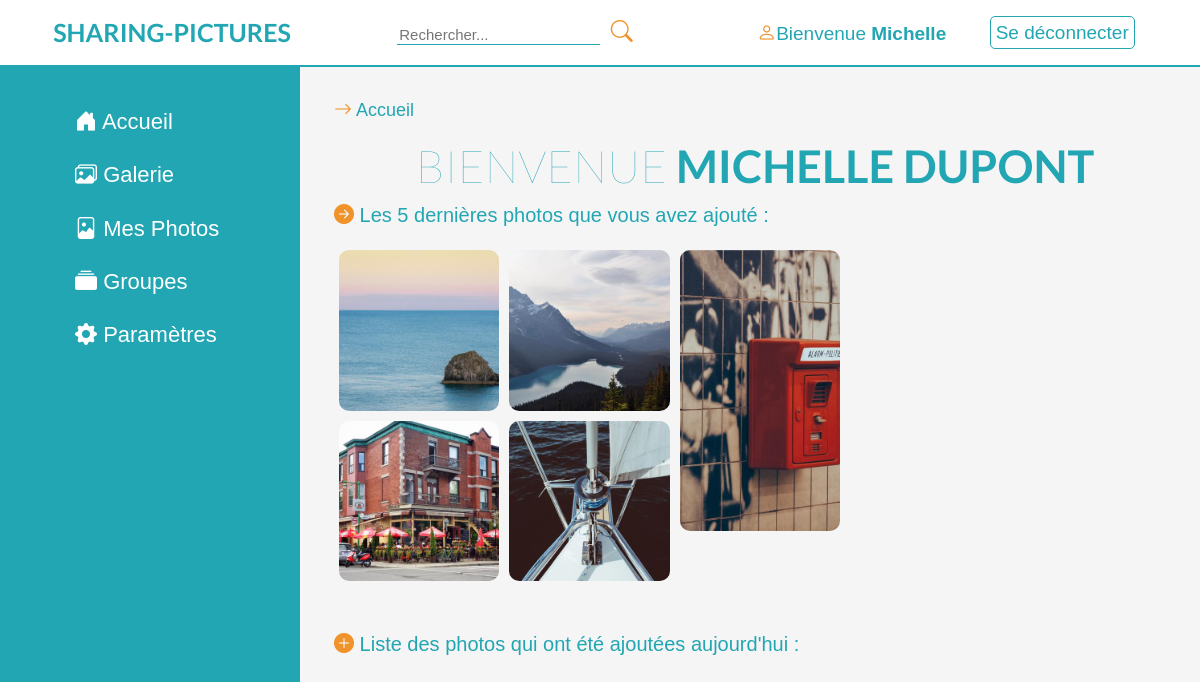
Screenshot of /home (signed in) with the database file from the repository.
### tables this page shows
CREATE TABLE user
(
    userID       int auto_increment,
    firstName    varchar(50),
    lastName     varchar(50),
    Address      varchar(50),
    PostalCode   varchar(50),
    BirthDate    date,
    Email        varchar(50),
    Password     varchar(128),
    creationDate date,
    PRIMARY KEY (userID)
);

CREATE TABLE photo
(
    pictureID int auto_increment,
    caption   varchar(50),
    url       mediumtext,
    fk_userID int,
    datePicture date,
    PRIMARY KEY (pictureID),
    FOREIGN KEY (fk_userID) REFERENCES user (userID)
);

### app/controllers/HomeController.php (called while the page is built, shortened)
<?php
class HomeController extends MainController
{
    public static function displayContent()
    {
        $userIsLogged = UserAuth::userIsLoggedOn();
        if ($userIsLogged) {
            $userInfos = UserDAO::getUserByMail(UserAuth::getMailLoggedOn());
            $firstName = $userInfos->getFirstName();
            $lastName = $userInfos->getLastName();
            $userID = $userInfos->getUserID();
            $lastFivePictures = PictureDAO::getLastFivePictures($userID);
        }
        self::include();
        include 'app/views/home.php';
    }
}

### index.php (called while the page is built, shortened)
<?php
if (isset($_GET["q"])) {
    $q = $_GET["q"];
} else {
    $q = "home";
}
MainController::router($q);

### app/models/DAO.php (called while the page is built, shortened)
<?php
class DAO
{
    protected static $connDb;
    private static string $host = "localhost";
    private static string $db = "sharingpictures";
    private static string $user = "root";
    private static string $passwd = "";
    public static function init(): PDO
    {
        try {
            self::$connDb = new PDO("mysql:host=" . self::$host . ";dbname=" . self::$db, self::$user, self::$passwd,
                array(PDO::MYSQL_ATTR_INIT_COMMAND => 'SET NAMES utf8')
            );
            self::$connDb->setAttribute(PDO::ATTR_ERRMODE, PDO::ERRMODE_EXCEPTION);
            return self::$connDb;
        } catch (PDOException $e) {
            print "Erreur : " . $e->getMessage();
            die();
        }
    }
}

### app/models/UserDAO.php (called while the page is built, shortened)
<?php
class UserDAO extends DAO
{
    public static function getUserByMail(string $Email): User
    {
        $query = self::$connDb->prepare("SELECT * FROM user WHERE Email = :Email");
        $query->bindValue(':Email', $Email, PDO::PARAM_STR);
        $query->execute();
        $users = $query->fetch(PDO::FETCH_ASSOC);
        $myUserByMail = new User(
            $users["userID"],
            $users["firstName"],
            $users["lastName"],
            $users["Address"],
            $users["PostalCode"],
            $users["BirthDate"],
            $users["Email"],
            $users["Password"],
            $users["creationDate"],
            PictureDAO::getPicturesByUserID(intval($users["userID"]))
        );
        return $myUserByMail;
    }
}

### app/models/UserAuth.php (called while the page is built, shortened)
<?php
class UserAuth
{
    public static function getMailLoggedOn()
    {
        if (self::userIsLoggedOn()) {
            $email = $_SESSION["userEmail"];
        } else {
            $email = "";
        }
        return $email;
    }
    public static function userIsLoggedOn(): bool
    {
        $logged = false;
        if (isset($_SESSION["userEmail"])) {
            $userInfos = UserDAO::getUserByMail($_SESSION["userEmail"]);
            if ($userInfos->getUserEmail() == $_SESSION["userEmail"] && $userInfos->getUserPasswd() == $_SESSION["userPassword"]) {
                $logged = true;
            }
        }
        return $logged;
    }
}

### app/models/PictureDAO.php (called while the page is built, shortened)
<?php
class PictureDAO extends DAO
{
    public static function getLastFivePictures($userID): array
    {
        $myLastPicturesCollection = array();
        $query = self::$connDb->prepare("SELECT * FROM photo WHERE fk_userID = :userID ORDER BY datePicture DESC LIMIT 5");
        $query->bindValue(':userID', $userID, PDO::PARAM_INT);
        $query->execute();
        $pictures = $query->fetch(PDO::FETCH_ASSOC);
        while ($pictures) {
            $myLastPicturesCollection[$pictures["pictureID"]] = new Picture(
                $pictures["pictureID"],
                $pictures["caption"],
                $pictures["url"],
                $pictures["fk_userID"],
                $pictures["datePicture"]
            );
            $pictures = $query->fetch(PDO::FETCH_ASSOC);
        }
        return $myLastPicturesCollection;
    }
    public static function getPicturesByUserID(int $userID)
    {
        $myPictures = array();
        $query = self::$connDb->prepare("SELECT * FROM photo WHERE fk_userID = :userID");
        $query->bindValue(':userID', $userID, PDO::PARAM_INT);
        $query->execute();
        $pictures = $query->fetch(PDO::FETCH_ASSOC);
        while ($pictures) {
            $myPictures[$pictures["pictureID"]] = new Picture(
                $pictures["pictureID"],
                $pictures["caption"],
                $pictures["url"],
                $pictures["fk_userID"],
                $pictures["datePicture"]
            );
            $pictures = $query->fetch(PDO::FETCH_ASSOC);
        }
        return $myPictures;
    }
}

### app/models/User.php (called while the page is built, shortened)
<?php
class User
{
    private $userID;
    private $firstName;
    private $lastName;
    private $userEmail;
    private $userPasswd;
    public function __construct($UserID, $FirstName, $LastName, $Address, $PostalCode, $BirthDate, $UserEmail, $UserPasswd, $CreationDate, $picturesCollection)
    {
        $this->userID = $UserID;
        $this->firstName = $FirstName;
        $this->lastName = $LastName;
        $this->userEmail = $UserEmail;
        $this->userPasswd = $UserPasswd;
    }
    public function getUserID()
    {
        return $this->userID;
    }
    public function getFirstName()
    {
        return $this->firstName;
    }
    public function getLastName()
    {
        return $this->lastName;
    }
    public function getUserEmail()
    {
        return $this->userEmail;
    }
    public function getUserPasswd()
    {
        return $this->userPasswd;
    }
}

### app/controllers/header.php (called while the page is built, shortened)
<?php
$infos = UserDAO::getUserByMail(UserAuth::getMailLoggedOn());
$firstname = $infos->getFirstName();
$userID = $infos->getUserID();

### app/models/Picture.php (called while the page is built, shortened)
<?php
class Picture
{
    private int $pictureID;
    private string $pictureURL;
    private string $userID;
    public function __construct(int $PictureID, string $PictureWording, string $PictureURL, int $UserID, $DatePicture)
    {
        $this->pictureID = $PictureID;
        $this->pictureURL = $PictureURL;
        $this->userID = $UserID;
    }
    public function getPictureID(): int
    {
        return $this->pictureID;
    }
    public function getPictureURL(): string
    {
        return $this->pictureURL;
    }
    public function getUserID()
    {
        return $this->userID;
    }
}

### app/views/home.php (the view, shortened to what this page needs)
<main>
    <div class="mainNav">
        <i class="bi bi-arrow-right"></i> Accueil
    </div>
    <div class="title">
        <?php if (UserAuth::userIsLoggedOn()) { ?>
            <h1>Bienvenue <span class="bold"><?= $firstName . " " . $lastName ?></span></h1>
            <p>
                <i class="bi bi-arrow-right-circle-fill"></i> Les 5 dernières photos que vous avez ajouté :
            </p>
            <?php if ($lastFivePictures == null) { ?>
                <p>
                    &gt; Vous n'avez encore posté aucune photo(s).
                </p>
            <?php } else { ?>
                <div class="listPictures" id="photos">
                    <?php foreach ($lastFivePictures as $key => $val) { ?>
                        <a href="./pictures-p<?= $val->getPictureID() ?>-u<?= $val->getUserId(); ?>"><img
                                    src="<?= $val->getPictureURL(); ?>" alt=""></a>
                    <?php } ?>
                </div>
            <?php } ?>
        <?php } ?>
        <br>
        <br>
        <p>
            <i class="bi bi-plus-circle-fill"></i> Liste des photos qui ont été ajoutées aujourd'hui :
        </p>
    </div>
</main>

### assets/includes/header.php (shortened to what this page needs)
<header>
    <div class="titleHead">
        <a href="./home"><h1 class="bold">Sharing-Pictures</h1></a>
    </div>
    <div class="searchHead">
        <form method="get" action="./?q=search">
            <input type="search" name="query" id="search" placeholder="Rechercher...">
            <button type="submit" name="q" value="search" class="input_icons"><i class="bi bi-search"></i></button>
        </form>
    </div>
    <nav>
        <ul id="menu">
            <?php
            if (UserAuth::userIsLoggedOn()) {
                include 'app/controllers/header.php'; ?>
                <li><a href="./user-<?= $userID ?>"><i class="bi bi-person"></i>Bienvenue <span
                                class="bold"><?= $firstname ?></span></a></li>
                <li><a href="./logout" class="userLogout">Se déconnecter</a></li>
            <?php } else { ?>
                <li><a href="./login"><i class="bi bi-person"></i> Connexion</a></li>
                <li><a href="./register"><i class="bi bi-person-plus-fill"></i> Inscription</a></li>
            <?php } ?>
        </ul>
    </nav>
</header>
<aside id="leftNavBar">
    <ul id="leftMenu">
        <?php if (UserAuth::userIsLoggedOn()) { ?>
            <li><a href="./home"><i class="bi bi-house-door-fill"></i> Accueil</a></li>
            <li><a href="./gallery"><i class="bi bi-images"></i> Galerie</a></li>
            <li><a href="./user-<?= $userID ?>#my-pictures"><i class="bi bi-file-image"></i> Mes Photos</a></li>
            <li><a href="./groups"><i class="bi bi-collection-fill"></i> Groupes</a></li>
            <li><a href="./settings"><i class="bi bi-gear-fill"></i> Paramètres</a></li>
        <?php } else { ?>
            <li><a href="./home"><i class="bi bi-house-door-fill"></i> Accueil</a></li>
            <li><a href="./gallery"><i class="bi bi-images"></i> Galerie</a></li>
        <?php } ?>
    </ul>
</aside>

### assets/css/main.css (style rules this page uses)
html, body { background-color: whitesmoke; font-family: "Calibri Light", sans-serif; }
:root { --blueLightColor: #ffffff; --blueDarkColor: #22a6b3; }
header { display: flex; flex-direction: row; align-items: center; justify-content: space-around; font-family: "Calibri Light", sans-serif; height: 65px; width: 100%; z-index: 5; position: fixed; background-color: white; border-bottom: 2px solid var(--blueDarkColor); }
header h1 { font-size: 25px; text-transform: uppercase; color: var(--blueDarkColor); font-family: "Lato", sans-serif; }
.titleHead a { text-decoration: none; }
.bi { color: #f0932b; }
nav ul#menu { list-style-type: none; display: inline; padding: 0; margin: 0; }
nav ul#menu li { display: inline-block; margin: 12px; }
nav ul#menu li a { text-decoration: none; color: var(--blueDarkColor); font-family: "Calibri Light", sans-serif; font-size: 19px; transition: all .3s ease-in; }
.searchHead #search { border: none; font-size: 15px; color: var(--blueDarkColor); border-bottom: 1px solid var(--blueDarkColor); background: transparent; }
aside#leftNavBar { position: fixed; width: 300px; margin-top: 50px; height: 100%; z-index: 1; background: var(--blueDarkColor); }
aside ul#leftMenu { list-style-type: none; display: flex; flex-direction: column; justify-content: center; align-items: flex-start; margin-top: 15%; margin-left: 25%; text-align: justify; }
ul#leftMenu li { margin: 15px 0; }
ul#leftMenu li a { font-size: 22px; font-family: "Calibri Light", sans-serif; text-decoration: none; color: var(--blueLightColor); transition: all .2s ease-in-out; }
aside#leftNavBar i { color: white !important; }
main { max-height: 100%; margin-left: 310px; padding: 2%; overflow-y: scroll; padding-top: 100px; }
.mainNav { color: var(--blueDarkColor); font-size: 18px; }
.listPictures { margin-top: 2.5%; text-align: center; }
#photos, #favPhotos, #photos-home, #photos-home-last { line-height: 0; -webkit-column-count: 5; -webkit-column-gap: 0px; -moz-column-count: 5; -moz-column-gap: 0px; column-count: 5; column-gap: 10px; }
#photos img { width: 100% !important; height: auto !important; }
.listPictures img { border-radius: 10px; width: 256px; margin: 5px; transition: all .2s ease-in-out; }
.title h1 { font-size: 45px; margin-top: 25px; text-transform: uppercase; color: var(--blueDarkColor); font-family: "Lato", sans-serif; font-weight: lighter; text-align: center; }
.title p { font-size: 20px; margin-top: 15px; color: var(--blueDarkColor); font-family: "Arial", sans-serif; }
.userLogout { margin-left: 15px; border-radius: 5px; border: 1px solid var(--blueDarkColor); padding: 5px; }
.input_icons { color: #f0932b; font-size: 22px; border: none; background: transparent; transition: all .3s ease-in; }

### assets/css/_global.css (style rules this page uses)
.bold { font-weight: bold; }

### rows the page displays
user: firstName "Michelle", firstName "MICHELLE", lastName "DUPONT"
photo: url (picture)
photo: url (picture)
photo: url (picture)
photo: url (picture)
photo: url (picture)
